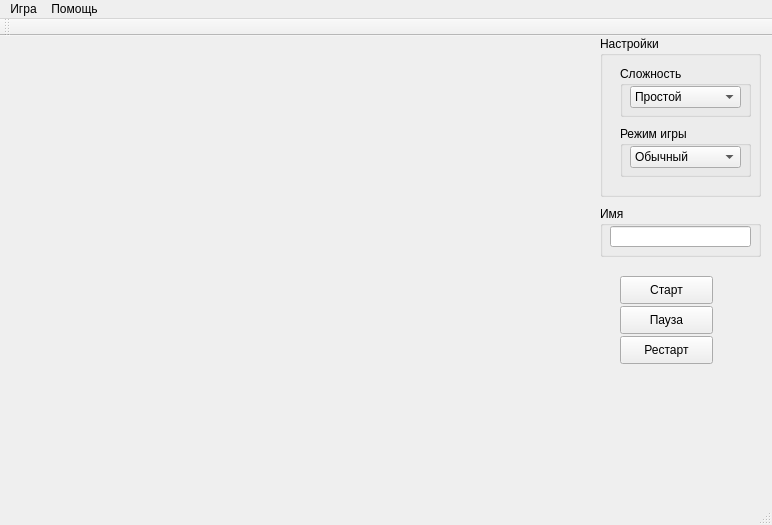
<?xml version="1.0" encoding="UTF-8"?>
<ui version="4.0">
 <class>MainWindow</class>
 <widget class="QMainWindow" name="MainWindow">
  <property name="geometry">
   <rect>
    <x>0</x>
    <y>0</y>
    <width>772</width>
    <height>525</height>
   </rect>
  </property>
  <property name="windowTitle">
   <string>MainWindow</string>
  </property>
  <widget class="QWidget" name="centralWidget">
   <widget class="QGroupBox" name="groupBox">
    <property name="geometry">
     <rect>
      <x>600</x>
      <y>0</y>
      <width>161</width>
      <height>161</height>
     </rect>
    </property>
    <property name="title">
     <string>Настройки</string>
    </property>
    <widget class="QGroupBox" name="groupBox_2">
     <property name="geometry">
      <rect>
       <x>20</x>
       <y>30</y>
       <width>131</width>
       <height>51</height>
      </rect>
     </property>
     <property name="title">
      <string>Сложность</string>
     </property>
     <widget class="QComboBox" name="difficultycomboBox">
      <property name="geometry">
       <rect>
        <x>10</x>
        <y>20</y>
        <width>111</width>
        <height>22</height>
       </rect>
      </property>
      <item>
       <property name="text">
        <string>Простой</string>
       </property>
      </item>
      <item>
       <property name="text">
        <string>Нормальный</string>
       </property>
      </item>
      <item>
       <property name="text">
        <string>Сложный</string>
       </property>
      </item>
      <item>
       <property name="text">
        <string>Ад</string>
       </property>
      </item>
     </widget>
    </widget>
    <widget class="QGroupBox" name="groupBox_3">
     <property name="geometry">
      <rect>
       <x>20</x>
       <y>90</y>
       <width>131</width>
       <height>51</height>
      </rect>
     </property>
     <property name="title">
      <string>Режим игры</string>
     </property>
     <widget class="QComboBox" name="gmodecomboBox">
      <property name="geometry">
       <rect>
        <x>10</x>
        <y>20</y>
        <width>111</width>
        <height>22</height>
       </rect>
      </property>
      <item>
       <property name="text">
        <string>Обычный</string>
       </property>
      </item>
      <item>
       <property name="text">
        <string>Без стен</string>
       </property>
      </item>
     </widget>
    </widget>
   </widget>
   <widget class="QPushButton" name="startButton">
    <property name="geometry">
     <rect>
      <x>620</x>
      <y>240</y>
      <width>93</width>
      <height>28</height>
     </rect>
    </property>
    <property name="text">
     <string>Старт</string>
    </property>
   </widget>
   <widget class="QPushButton" name="pauseButton">
    <property name="geometry">
     <rect>
      <x>620</x>
      <y>270</y>
      <width>93</width>
      <height>28</height>
     </rect>
    </property>
    <property name="text">
     <string>Пауза</string>
    </property>
   </widget>
   <widget class="QPushButton" name="restartButton">
    <property name="geometry">
     <rect>
      <x>620</x>
      <y>300</y>
      <width>93</width>
      <height>28</height>
     </rect>
    </property>
    <property name="text">
     <string>Рестарт</string>
    </property>
   </widget>
   <widget class="QGroupBox" name="groupBox_4">
    <property name="geometry">
     <rect>
      <x>600</x>
      <y>170</y>
      <width>161</width>
      <height>51</height>
     </rect>
    </property>
    <property name="title">
     <string>Имя</string>
    </property>
    <widget class="QLineEdit" name="nameEdit">
     <property name="geometry">
      <rect>
       <x>10</x>
       <y>20</y>
       <width>141</width>
       <height>21</height>
      </rect>
     </property>
    </widget>
   </widget>
   <widget class="PaintWidget" name="widget" native="true">
    <property name="geometry">
     <rect>
      <x>10</x>
      <y>0</y>
      <width>581</width>
      <height>451</height>
     </rect>
    </property>
   </widget>
  </widget>
  <widget class="QMenuBar" name="menuBar">
   <property name="geometry">
    <rect>
     <x>0</x>
     <y>0</y>
     <width>772</width>
     <height>26</height>
    </rect>
   </property>
   <widget class="QMenu" name="menu">
    <property name="title">
     <string>Игра</string>
    </property>
    <addaction name="abyssAction"/>
   </widget>
   <widget class="QMenu" name="menu_2">
    <property name="title">
     <string>Помощь</string>
    </property>
    <addaction name="separator"/>
    <addaction name="action_2"/>
    <addaction name="actionQt"/>
    <addaction name="qtAction"/>
   </widget>
   <addaction name="menu"/>
   <addaction name="menu_2"/>
  </widget>
  <widget class="QToolBar" name="mainToolBar">
   <attribute name="toolBarArea">
    <enum>TopToolBarArea</enum>
   </attribute>
   <attribute name="toolBarBreak">
    <bool>false</bool>
   </attribute>
  </widget>
  <widget class="QStatusBar" name="statusBar"/>
  <action name="actionQt">
   <property name="text">
    <string>Об игре</string>
   </property>
  </action>
  <action name="qtAction">
   <property name="text">
    <string>О Qt</string>
   </property>
  </action>
  <action name="action_2">
   <property name="text">
    <string>Режимы игры</string>
   </property>
  </action>
  <action name="abyssAction">
   <property name="text">
    <string>Бездна</string>
   </property>
  </action>
 </widget>
 <layoutdefault spacing="6" margin="11"/>
 <customwidgets>
  <customwidget>
   <class>PaintWidget</class>
   <extends>QWidget</extends>
   <header>paintwidget.h</header>
   <container>1</container>
  </customwidget>
 </customwidgets>
 <resources/>
 <connections/>
</ui>
